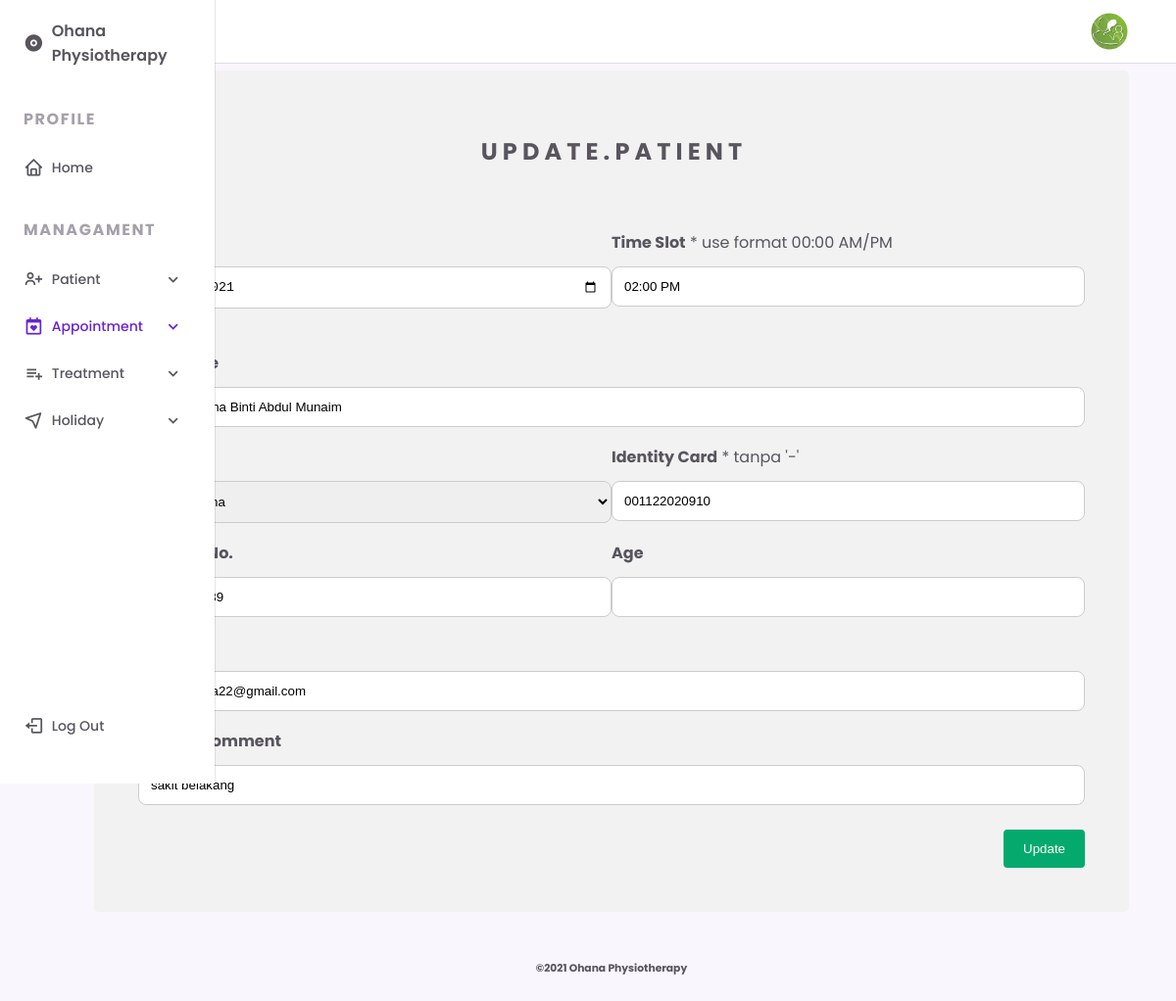
Page /admin/editbooking.php?id=100 on the committed database.
### tables this page shows
CREATE TABLE `bookings` (
  `id_book` int(11) NOT NULL,
  `date` date NOT NULL,
  `timeslot` varchar(50) NOT NULL,
  `name` varchar(50) NOT NULL,
  `gender` varchar(50) NOT NULL,
  `phone` varchar(50) NOT NULL,
  `email` varchar(50) NOT NULL,
  `comment` varchar(50) NOT NULL,
  `ic` varchar(50) NOT NULL,
  `id_patient` int(11) NOT NULL
);

### admin/editbooking.php (the view, shortened to what this page needs)
<?php
$servername = "localhost";
$username = "root";
$password = "";
$dbname = "ohana";
$conn = mysqli_connect($servername, $username, $password, $dbname);
$id_book=$_GET["id"];
$dis_usr="SELECT * FROM bookings WHERE id_book='$id_book'";
$resultusr=$conn->query($dis_usr);
$row=$resultusr->fetch_assoc();
?>
<!DOCTYPE html>
    <html lang="en">
    <head>
        <link rel="stylesheet" href="https://cdn.jsdelivr.net/npm/boxicons@latest/css/boxicons.min.css">
        <link rel="stylesheet" href="assets/css/styles.css">
    </head>
    <body>
        <header class="header">
            <div class="header__container">
                <img src="assets/img/4.jpg" alt="" class="header__img">
                <a href="index.php" class="header__logo"><strong>Hai, <?php echo $_SESSION['username'] ?></b> !</strong></a>
            </div>
        </header>
        <div class="nav" id="navbar">
            <nav class="nav__container">
                <div>
                    <a href="index.php" class="nav__link nav__logo">
                        <i class='bx bxs-disc nav__icon' ></i>
                        <span class="nav__logo-name">Ohana Physiotherapy</span>
                    </a>
                    <div class="nav__list">
                        <div class="nav__items">
                            <h3 class="nav__subtitle">Profile</h3>
                            <a href="index.php" class="nav__link">
                                <i class='bx bx-home nav__icon' ></i>
                                <span class="nav__name">Home</span>
                            </a>
                        </div>
                        <div class="nav__items">
                            <h3 class="nav__subtitle">Managament</h3>
                            <div class="nav__dropdown">
                                <a href="#" class="nav__link">
                                    <i class='bx bx-user-plus nav__icon' ></i>
                                    <span class="nav__name">Patient</span>
                                    <i class='bx bx-chevron-down nav__icon nav__dropdown-icon'></i>
                                </a>
                            </div>
							<div class="nav__dropdown">
                                <a href="#" class="nav__link active">
                                    <i class='bx bx-calendar-heart nav__icon' ></i>
                                    <span class="nav__name">Appointment</span>
                                    <i class='bx bx-chevron-down nav__icon nav__dropdown-icon'></i>
                                </a>
                            </div>
							<div class="nav__dropdown">
                                <a href="#" class="nav__link">
                                    <i class='bx bx-list-plus nav__icon' ></i>
                                    <span class="nav__name">Treatment</span>
                                    <i class='bx bx-chevron-down nav__icon nav__dropdown-icon'></i>
                                </a>
                            </div>
							<div class="nav__dropdown">
                                <a href="#" class="nav__link">
                                    <i class='bx bx-navigation nav__icon' ></i>
                                    <span class="nav__name">Holiday</span>
                                    <i class='bx bx-chevron-down nav__icon nav__dropdown-icon'></i>
                                </a>
                            </div>
                        </div>
                    </div>
                </div>
                <a href="logout.php" class="nav__link nav__logout">
                    <i class='bx bx-log-out nav__icon' ></i>
                    <span class="nav__name">Log Out</span>
                </a>
            </nav>
        </div>
		 <div class="container">
		 <center><h2>U P D A T E . P A T I E N T</h2></center>
		 <br>
		  <form method="post" action="updatebooking.php">
				<div class="row">
				  <div class="col-25">
					<label><strong>Date</strong></label>
					<input type="date" name="date" value="<?php echo $row["date"];?>" required />
				  </div>
				  <div class="col-25">
					<label><strong>Time Slot</strong><span class="text-danger"> * use format 00:00 AM/PM</span></label>
					<input type="text" name="timeslot" value="<?php echo $row["timeslot"];?>" required />
				  </div>
				</div>
				<br>
				<div class="row">
				  <div class="col-25">
					<label><strong>Full Name</strong></label>
				  </div>
				  <div class="col-75">
					<input type="text" name="name" value="<?php echo $row["name"];?>" required autofocus >
				  </div>
				</div>
				<div class="row">
				  <div class="col-25">
					<label><strong>Gender</strong></label>
					<select id="gender" name="gender" value="<?php echo $row["gender"];?>" required >
					  <option value="" disabled selected hidden>Pilih Jantina</option>
					</select>
				  </div>
				  <div class="col-25">
					<label><strong>Identity Card</strong><span class="text-danger"> * tanpa '-'</span></label>
					<input type="number"  name="ic" value="<?php echo $row["ic"];?>" required />
				  </div>
				</div>
				<div class="row">
				  <div class="col-25">
					<label><strong>Contact No.</strong></label>
					<input type="number" name="phone" value="<?php echo $row["phone"];?>" required />
				  </div>
				  <div class="col-25">
					<label><strong>Age</strong></label>
					<input type="number" name="age" value="<?php echo $row["age"];?>" required />
				  </div>
				</div>
				<div class="row">
				  <div class="col-25">
					<label><strong>Email</strong></label>
				  </div>
				  <div class="col-75">
					<input type="text" name="email" class="form-control" value="<?php echo $row["email"];?>"/>
				  </div>
				</div>
				<div class="row">
				  <div class="col-25">
					<label><strong>Patient Comment</strong></label>
				  </div>
				  <div class="col-75">
					<input type="text" name="comment" class="form-control" value="<?php echo $row["comment"];?>" required />
				  </div>
				</div>
				<BR>
				<div class="row">
				  <input type="submit" value="Update">
				</div>
			  </form>
			</div>
			<BR>
			<center>
			<footer class="container-fluid">
				<h6 class="text-center small">©2021 Ohana Physiotherapy</h6>
			</footer>
			</center>
    </body>
</html>

### admin/assets/css/styles.css (style rules this page uses)
:root { --header-height: 3.5rem; --nav-width: 219px; --first-color: #6923D0; --first-color-light: #F4F0FA; --title-color: #19181B; --text-color: #58555E; --text-color-light: #A5A1AA; --body-color: #F9F6FD; --container-color: #FFFFFF; --body-font: 'Poppins', sans-serif; --normal-font-size: .938rem; --small-font-size: .75rem; --smaller-font-size: .75rem; --font-medium: 500; --font-semi-bold: 600; --z-fixed: 100; }
@media screen and (min-width: 1024px) { :root { --normal-font-size: 1rem; --small-font-size: .875rem; --smaller-font-size: .813rem; } }
body { margin: var(--header-height) 0 0 0; padding: 1rem 1rem 0; font-family: var(--body-font); font-size: var(--normal-font-size); background-color: var(--body-color); color: var(--text-color); }
h3 { margin: 0; }
a { text-decoration: none; }
img { max-width: 100%; height: auto; }
.header { position: fixed; top: 0; left: 0; width: 100%; background-color: var(--container-color); box-shadow: 0 1px 0 rgba(22, 8, 43, 0.1); padding: 0 1rem; z-index: var(--z-fixed); }
.header__container { display: flex; align-items: center; height: var(--header-height); justify-content: space-between; }
.header__img { width: 35px; height: 35px; border-radius: 50%; }
.header__logo { color: var(--title-color); font-weight: var(--font-medium); display: none; }
.nav { position: fixed; top: 0; left: -100%; height: 100vh; padding: 1rem 1rem 0; background-color: var(--container-color); box-shadow: 1px 0 0 rgba(22, 8, 43, 0.1); z-index: var(--z-fixed); transition: .4s; }
.nav__container { height: 100%; display: flex; flex-direction: column; justify-content: space-between; padding-bottom: 3rem; overflow: auto; scrollbar-width: none; }
.nav__logo { font-weight: var(--font-semi-bold); margin-bottom: 2.5rem; }
.nav__list, .nav__items { display: grid; }
.nav__list { row-gap: 2.5rem; }
.nav__items { row-gap: 1.5rem; }
.nav__subtitle { font-size: var(--normal-font-size); text-transform: uppercase; letter-spacing: .1rem; color: var(--text-color-light); }
.nav__link { display: flex; align-items: center; color: var(--text-color); }
.nav__icon { font-size: 1.2rem; margin-right: .5rem; }
.nav__name { font-size: var(--small-font-size); font-weight: var(--font-medium); white-space: nowrap; }
.nav__logout { margin-top: 5rem; }
.nav__dropdown { overflow: hidden; max-height: 21px; transition: .4s ease-in-out; }
.nav__dropdown-icon { margin-left: auto; transition: .4s; }
.active { color: var(--first-color); }
@media screen and (min-width: 768px) { body { padding: 1rem 3rem 0 6rem; } }
@media screen and (min-width: 768px) { .header { padding: 0 3rem 0 6rem; } }
@media screen and (min-width: 768px) { .header__container { height: calc(var(--header-height) + .5rem); } }
@media screen and (min-width: 768px) { .header__logo { display: block; } }
@media screen and (min-width: 768px) { .header__img { width: 40px; height: 40px; order: 1; } }
@media screen and (min-width: 768px) { .nav { left: 0; padding: 1.2rem 1.5rem 0; width: 68px; } }
@media screen and (min-width: 768px) { .nav__items { row-gap: 1.7rem; } }
@media screen and (min-width: 768px) { .nav__icon { font-size: 1.3rem; } }
@media screen and (min-width: 768px) { .nav__logo-name, .nav__name, .nav__subtitle, .nav__dropdown-icon { opacity: 0; transition: .3s; } }

### admin/editbooking.php (style rules this page uses)
* { box-sizing: border-box; }
input[type=text], select, textarea { width: 100%; padding: 12px; border: 1px solid #ccc; border-radius: 8px; resize: vertical; }
input[type=number] { width: 100%; padding: 12px; border: 1px solid #ccc; border-radius: 8px; resize: vertical; }
input[type=date] { width: 100%; padding: 12px; border: 1px solid #ccc; border-radius: 8px; resize: vertical; }
label { padding: 12px 12px 12px 0; display: inline-block; }
input[type=submit] { background-color: #04AA6D; color: white; padding: 12px 20px; border: none; border-radius: 4px; cursor: pointer; float: right; }
.container { border-radius: 5px; background-color: #f2f2f2; padding: 45px; }
.col-25 { float: left; width: 50%; margin-top: 6px; }
.row:after { content: ""; display: table; clear: both; }

### rows in the picture
bookings: date "11/25/2021", timeslot "02:00 PM", name "Umi Natasha Binti Abdul Munaim", ic "001122020910", phone "0123456789", email "uminatasha22@gmail.com", comment "sakit belakang"
